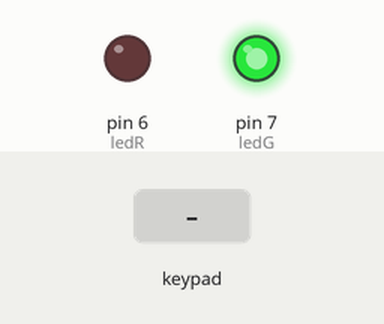
Simulated run of this sketch. Board: Arduino Uno, built with avr-gcc and run on an emulated ATmega328P. Shown: output pins drawn as LEDs (lit = HIGH). The inputs (shaded band) are chosen by the test bench.

Above: at 1.2 s.
1.3 s: key 'A' pressed
At 2.2 s:
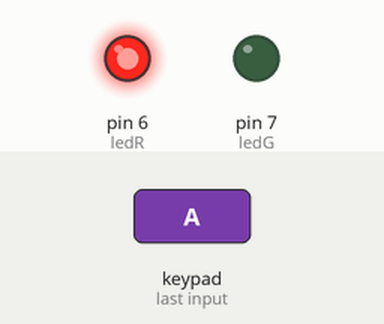
Timing chart, 0 to 7.8 s (numbered marks = the images above; inputs shaded):
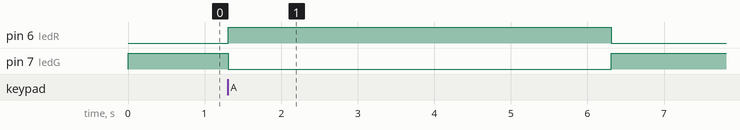

Measured:
- after the input at 1.3 s, pin 6 (ledR): LOW → HIGH at once, → LOW 5.0 s later; pin 7 (ledG): HIGH → LOW at once, → HIGH 5.0 s later

The sketch:

2.2.ino
```cpp
#include <Keypad.h>

const byte nRows = 4;
const byte nColumns = 4;
byte pRows[nRows] = {2, 3, 4, 5};
byte pColumns[nColumns] = {A0, A1, A2, A3};
char keys[nRows][nColumns] = {
  {'1','2','3','A'},
  {'4','5','6','B'},
  {'7','8','9','C'},
  {'*','0','#','D'}
};
Keypad keybd = Keypad(makeKeymap(keys), pRows, pColumns, nRows, nColumns);

int ledR = 6;
int ledG = 7;

int openBit = 0;
double mls;

void setup() {
  Serial.begin(9600);
  pinMode(ledR, OUTPUT);
  digitalWrite(ledR, LOW);
  pinMode(ledG, OUTPUT);
  digitalWrite(ledG, HIGH);
}

void loop() {
  if (openBit == 0) {
    if ( keybd.getKey() == 'A' ) {
      mls = millis();
      openBit = 1;
      digitalWrite(ledR, HIGH);
      digitalWrite(ledG, LOW);
    }
  }
  if (openBit == 1) {
    if(millis() - mls >= 5000 || keybd.getKey() == 'C') {
      digitalWrite(ledR, LOW);
      digitalWrite(ledG, HIGH);
      openBit = 0;
    }
  }
}
```
